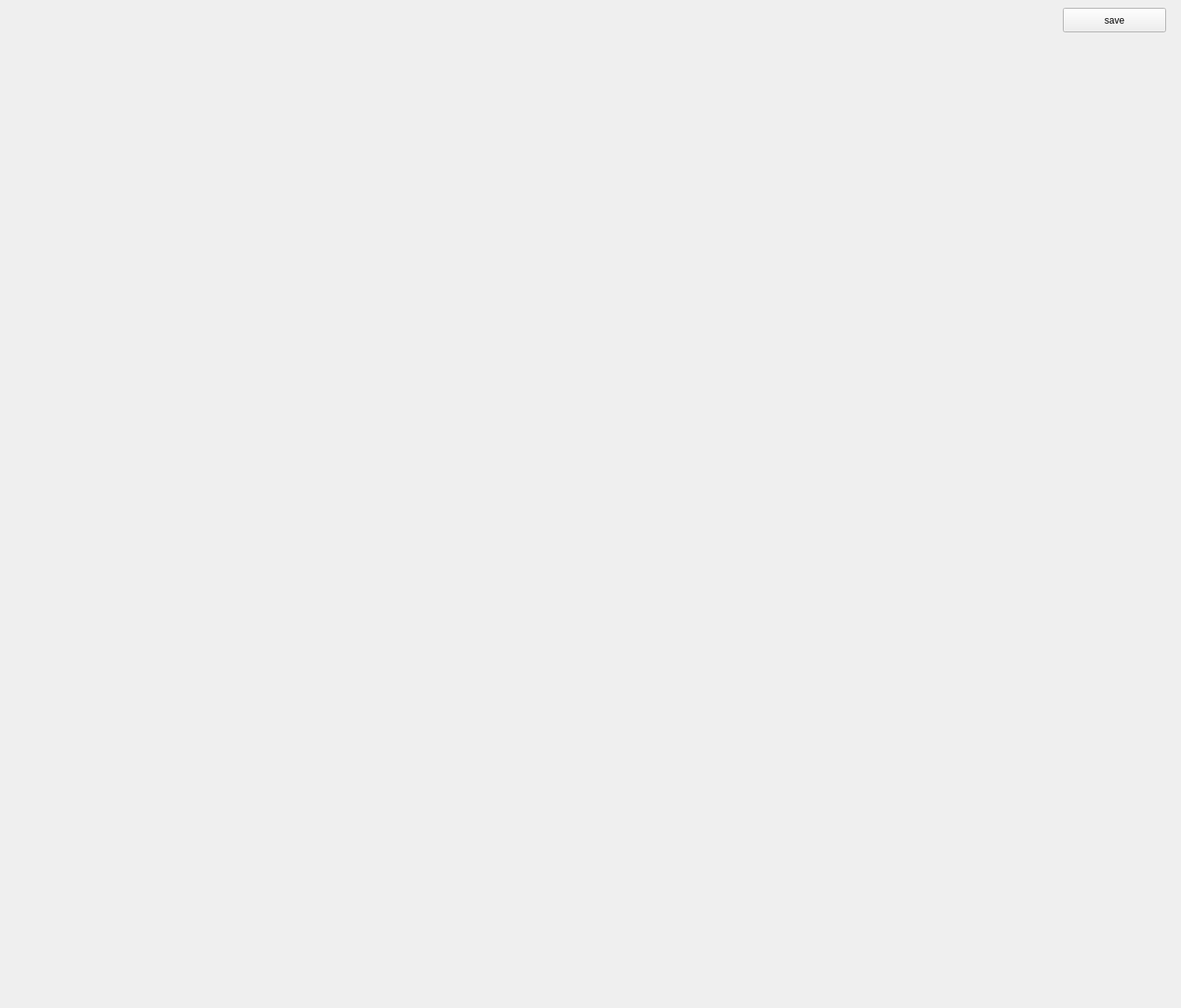
<?xml version="1.0" encoding="UTF-8"?>
<ui version="4.0">
 <class>sourcePicture</class>
 <widget class="QWidget" name="sourcePicture">
  <property name="geometry">
   <rect>
    <x>0</x>
    <y>0</y>
    <width>1500</width>
    <height>1280</height>
   </rect>
  </property>
  <property name="windowTitle">
   <string>sourcePicture</string>
  </property>
  <widget class="QPushButton" name="pushButton_save">
   <property name="geometry">
    <rect>
     <x>1350</x>
     <y>10</y>
     <width>131</width>
     <height>31</height>
    </rect>
   </property>
   <property name="text">
    <string>save</string>
   </property>
  </widget>
 </widget>
 <resources/>
 <connections/>
</ui>
